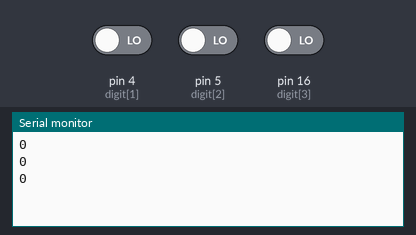
A sketch run on a simulated Arduino Uno, built with avr-gcc and run on an emulated ATmega328P. Shown: the last lines printed to the serial monitor. Inputs (shaded band) come from the test bench; at power-on: pin 4 (digit[1]) LOW, pin 5 (digit[2]) LOW, pin 16 (digit[3]) LOW.

Above: at 2.8 s.
2.9 s: pin 4 (digit[1]) driven HIGH
At 3.8 s:
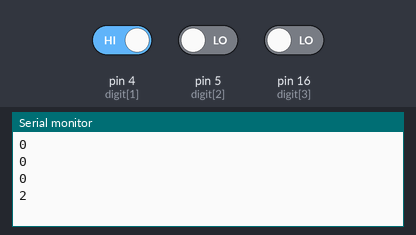
4.4 s: pin 5 (digit[2]) driven HIGH
At 5.7 s:
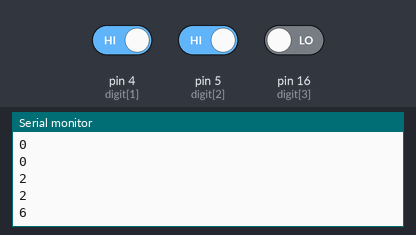
5.9 s: pin 16 (digit[3]) driven HIGH
At 6.6 s:
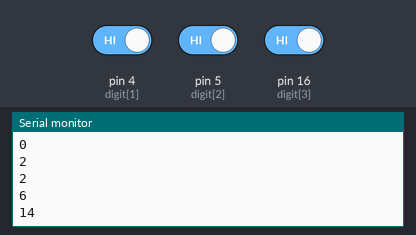
7.4 s: pin 4 (digit[1]) driven LOW
At 8.7 s:
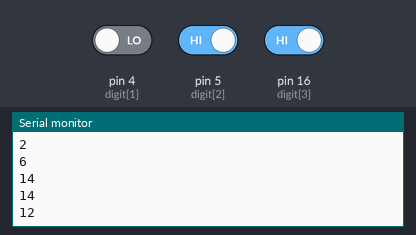
8.9 s: pin 5 (digit[2]) driven LOW
At 9.8 s:
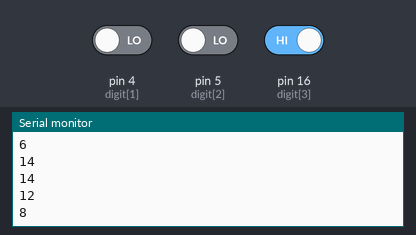
Timing chart, 0 to 11.4 s (numbered marks = the images above; inputs shaded):
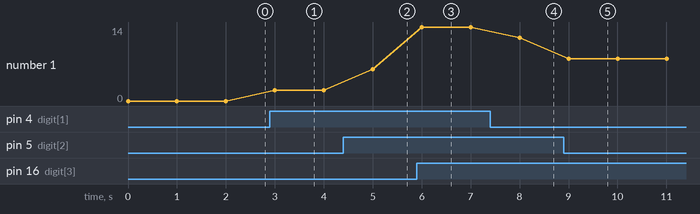

The sketch:

esp_leitor.ino
```cpp
void setup(){
  pinMode(16, INPUT);
  pinMode(5, INPUT);
  pinMode(4, INPUT);
  pinMode(0, INPUT);

  Serial.begin(115200);
}

int getNumber(){
  char digit[4] = {0,4,5,16};
  int sum = 0;
  int pot = 1;
  for(int t=0;t<4;t++){
    sum+=digitalRead(digit[t])*pot;
    pot*=2;
  }
  return sum;
}

void loop(){
  Serial.println(getNumber());

  delay(1000);
}
```

Measured:
- after the input at 2.9 s, the serial monitor: prints a new line after 0.10 s (image 1)
- after the input at 4.4 s, the serial monitor: prints a new line after 0.60 s (image 2)
- after the input at 5.9 s, the serial monitor: prints a new line after 0.10 s (image 3)
- after the input at 7.4 s, the serial monitor: prints a new line after 0.60 s (image 4)
- after the input at 8.9 s, the serial monitor: prints a new line after 0.10 s (image 5)
- plotted number 1: 0 → 2 after the input at 2.9 s, 2 → 6 after the input at 4.4 s, 6 → 14 after the input at 5.9 s, 14 → 12 after the input at 7.4 s, 12 → 8 after the input at 8.9 s
